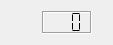
<?xml version="1.0" encoding="UTF-8"?>
<ui version="4.0">
 <class>DisplayUI</class>
 <widget class="QWidget" name="DisplayUI">
  <property name="geometry">
   <rect>
    <x>0</x>
    <y>0</y>
    <width>113</width>
    <height>43</height>
   </rect>
  </property>
  <property name="windowTitle">
   <string>Form</string>
  </property>
  <layout class="QHBoxLayout" name="horizontalLayout">
   <item>
    <layout class="QHBoxLayout" name="floorDisplayHorizontalLayout">
     <property name="sizeConstraint">
      <enum>QLayout::SetMinimumSize</enum>
     </property>
     <item>
      <widget class="QLabel" name="displayDirectionLabel">
       <property name="sizePolicy">
        <sizepolicy hsizetype="Fixed" vsizetype="Fixed">
         <horstretch>0</horstretch>
         <verstretch>0</verstretch>
        </sizepolicy>
       </property>
       <property name="minimumSize">
        <size>
         <width>25</width>
         <height>23</height>
        </size>
       </property>
       <property name="maximumSize">
        <size>
         <width>20</width>
         <height>23</height>
        </size>
       </property>
       <property name="text">
        <string/>
       </property>
       <property name="textFormat">
        <enum>Qt::RichText</enum>
       </property>
       <property name="scaledContents">
        <bool>false</bool>
       </property>
       <property name="alignment">
        <set>Qt::AlignRight|Qt::AlignTrailing|Qt::AlignVCenter</set>
       </property>
      </widget>
     </item>
     <item>
      <widget class="QLCDNumber" name="displayNumber">
       <property name="sizePolicy">
        <sizepolicy hsizetype="Fixed" vsizetype="Fixed">
         <horstretch>40</horstretch>
         <verstretch>23</verstretch>
        </sizepolicy>
       </property>
       <property name="minimumSize">
        <size>
         <width>50</width>
         <height>23</height>
        </size>
       </property>
       <property name="frameShadow">
        <enum>QFrame::Sunken</enum>
       </property>
       <property name="smallDecimalPoint">
        <bool>false</bool>
       </property>
       <property name="digitCount">
        <number>3</number>
       </property>
       <property name="segmentStyle">
        <enum>QLCDNumber::Flat</enum>
       </property>
      </widget>
     </item>
     <item>
      <spacer name="horizontalSpacer">
       <property name="orientation">
        <enum>Qt::Horizontal</enum>
       </property>
       <property name="sizeHint" stdset="0">
        <size>
         <width>40</width>
         <height>20</height>
        </size>
       </property>
      </spacer>
     </item>
     <item>
      <spacer name="horizontalSpacer_2">
       <property name="orientation">
        <enum>Qt::Horizontal</enum>
       </property>
       <property name="sizeHint" stdset="0">
        <size>
         <width>40</width>
         <height>20</height>
        </size>
       </property>
      </spacer>
     </item>
    </layout>
   </item>
  </layout>
 </widget>
 <resources/>
 <connections/>
</ui>
